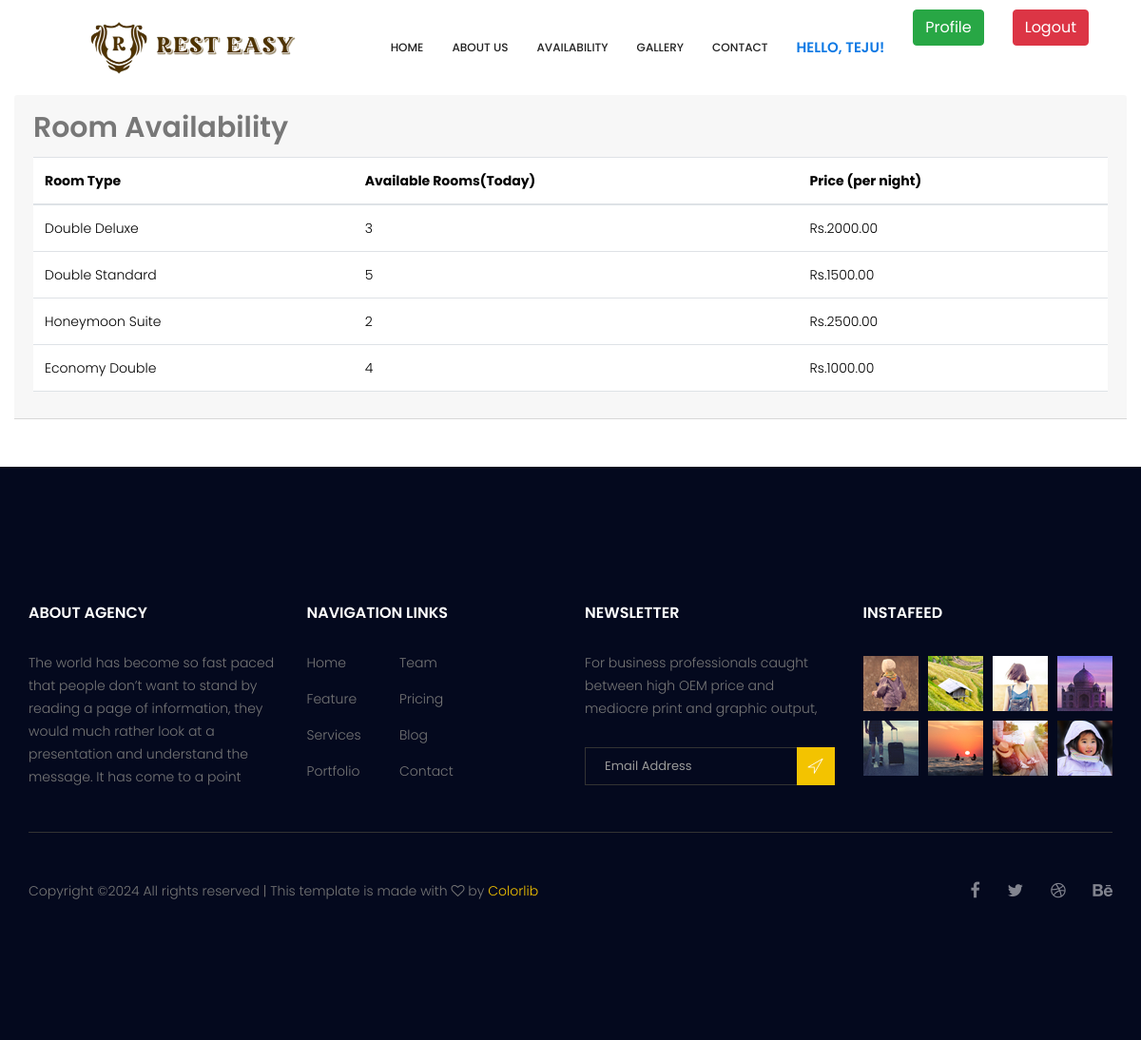
The page /bookings/room_availability/ (signed in) on the database its author committed.
### bookings/models.py (models this page shows, shortened)
class Availability(models.Model):
    room = models.ForeignKey('Room', on_delete=models.CASCADE)
    start_date = models.DateField()
    end_date = models.DateField()
    available_rooms = models.IntegerField()
    price = models.DecimalField(max_digits=10, decimal_places=2)

class Room(models.Model):
    ROOM_TYPES = (
        ('Double Deluxe', 'Double Deluxe Room'),
        ('Double Standard', 'Double Standard Room'),
        ('Honeymoon Suite', 'Honeymoon Suite'),
        ('Economy Double', 'Economy Double'),
    )
    type = models.CharField(max_length=50, choices=ROOM_TYPES)
    price_per_night = models.DecimalField(max_digits=6, decimal_places=2)

### bookings/views.py (the view)
# urls.py: path('room_availability/', views.availability, name='availability'),
def availability(request):
    availability_list = Availability.objects.all()
    return render(request, 'bookings/availability.html', {'availability_list': availability_list})

### bookings/templates/bookings/availability.html
{% extends "base.html" %}
{% block content %}
<div class="container">
    <div class="container-sub">
        <div class="row justify-content-center">
            <div class="card-header">
                <h2>Room Availability</h2>
                {% if availability_list %}
                    <table class="table">
                        <thead>
                            <tr>
                                <th>Room Type</th>
                                <th>Available Rooms(Today)</th>
                                <th>Price (per night)</th>
                            </tr>
                        </thead>
                        <tbody>
                            {% for availability in availability_list %}
                            <tr>
                                <td>{{ availability.room.type }}</td>
                                <td>{{ availability.available_rooms }}</td>
                                <td>Rs.{{ availability.price }}</td>
                            </tr>
                            {% endfor %}
                        </tbody>
                    </table>
                {% else %}
                    <p>No availability data found.</p>
                {% endif %}
            </div>
        </div>
    </div>
</div>
{% endblock %}

### templates/base.html (shortened to what this page needs)
{% load static %}
<!DOCTYPE html>
<html lang="en">
    <head>
        <link rel="stylesheet" href="{% static 'css/bootstrap.css' %}">
        <link rel="stylesheet" href="{% static 'vendors/linericon/style.css' %}">
        <link rel="stylesheet" href="{% static 'css/font-awesome.min.css' %}">
        <link rel="stylesheet" href="{% static 'vendors/owl-carousel/owl.carousel.min.css' %}">
        <link rel="stylesheet" href="{% static 'vendors/bootstrap-datepicker/bootstrap-datetimepicker.min.css' %}">
        <link rel="stylesheet" href="{% static 'vendors/nice-select/css/nice-select.css' %}">
        <link href="https://cdn.jsdelivr.net/npm/bootstrap@5.3.3/dist/css/bootstrap.min.css" rel="stylesheet">
        <link href="https://stackpath.bootstrapcdn.com/bootstrap/4.5.2/css/bootstrap.min.css" rel="stylesheet">
        <link href="https://cdnjs.cloudflare.com/ajax/libs/bootstrap-datepicker/1.9.0/css/bootstrap-datepicker.min.css" rel="stylesheet">
        <link rel="stylesheet" href="{% static 'css/style.css' %}">
        <link rel="stylesheet" href="{% static 'css/responsive.css' %}">
    </head>
    <body>
<header class="header_area">
    <div class="container">
        <nav class="navbar navbar-expand-lg navbar-light" style="height: 100px;">
            <a class="navbar-brand logo_h" href="{% url 'home' %}"><img style="height: 230px;" src="{% static 'image/Logo.png' %}" alt=""></a>
            <div class="collapse navbar-collapse offset" id="navbarSupportedContent">
                <ul class="nav navbar-nav menu_nav ml-auto">
                    <li class="nav-item"><a class="nav-link" href="{% url 'home' %}">Home</a></li>
                    <li class="nav-item"><a class="nav-link" href="{% url 'about_us' %}">About us</a></li>
                    <li class="nav-item"><a class="nav-link" href="{% url 'bookings:availability' %}">Availability</a></li>
                    <li class="nav-item"><a class="nav-link" href="{% url 'gallery' %}">Gallery</a></li>
                    <li class="nav-item"><a class="nav-link" href="{% url 'contact' %}">Contact</a></li>
                    {% if user.is_authenticated %}
                    <li class="nav-item">
                        <a class="nav-link greeting" style="font-size: 15px; color: #0e79e4; font-weight:600;">Hello, {{ user.username }}!</a>
                    </li>
                        <li class="nav-item">
                            <a class="btn btn-success" href="{% url 'profile' %}" style="color: white; display: block; margin-bottom: 5px;">Profile</a>
                        </li>
                        <li class="nav-item">
                            <form method="POST" action="{% url 'logout' %}" style="display: block; margin-bottom: 5px;">
                                <button type="submit" class="btn btn-danger text-white" style="width: 100%;">Logout</button>
                            </form>
                        </li>
                    {% endif %}
                </ul>
            </div>
        </nav>
    </div>
</header>
        {% block content %}{% endblock %}
        <footer class="footer-area section_gap">
            <div class="container">
                <div class="row">
                    <div class="col-lg-3  col-md-6 col-sm-6">
                        <div class="single-footer-widget">
                            <h6 class="footer_title">About Agency</h6>
                            <p>The world has become so fast paced that people don’t want to stand by reading a page of information, they would much rather look at a presentation and understand the message. It has come to a point </p>
                        </div>
                    </div>
                    <div class="col-lg-3 col-md-6 col-sm-6">
                        <div class="single-footer-widget">
                            <h6 class="footer_title">Navigation Links</h6>
                            <div class="row">
                                <div class="col-4">
                                    <ul class="list_style">
                                        <li><a href="#">Home</a></li>
                                        <li><a href="#">Feature</a></li>
                                        <li><a href="#">Services</a></li>
                                        <li><a href="#">Portfolio</a></li>
                                    </ul>
                                </div>
                                <div class="col-4">
                                    <ul class="list_style">
                                        <li><a href="#">Team</a></li>
                                        <li><a href="#">Pricing</a></li>
                                        <li><a href="#">Blog</a></li>
                                        <li><a href="#">Contact</a></li>
                                    </ul>
                                </div>
                            </div>
                        </div>
                    </div>
                    <div class="col-lg-3 col-md-6 col-sm-6">
                        <div class="single-footer-widget">
                            <h6 class="footer_title">Newsletter</h6>
                            <p>For business professionals caught between high OEM price and mediocre print and graphic output, </p>
                            <div id="mc_embed_signup">
                                <form target="_blank" action="https://spondonit.us12.list-manage.com/subscribe/post?u=1462626880ade1ac87bd9c93a&amp;id=92a4423d01" method="get" class="subscribe_form relative">
                                    <div class="input-group d-flex flex-row">
                                        <input name="EMAIL" placeholder="Email Address" onfocus="this.placeholder = ''" onblur="this.placeholder = 'Email Address '" required="" type="email">
                                        <button class="btn sub-btn"><span class="lnr lnr-location"></span></button>
                                    </div>
                                </form>
                            </div>
                        </div>
                    </div>
                    <div class="col-lg-3 col-md-6 col-sm-6">
                        <div class="single-footer-widget instafeed">
                            <h6 class="footer_title">InstaFeed</h6>
                            <ul class="list_style instafeed d-flex flex-wrap">
                                <li><img src="{% static 'image/instagram/Image-01.jpg' %}" alt=""></li>
                                <li><img src="{% static 'image/instagram/Image-02.jpg' %}" alt=""></li>
                                <li><img src="{% static 'image/instagram/Image-03.jpg' %}" alt=""></li>
                                <li><img src="{% static 'image/instagram/Image-04.jpg' %}" alt=""></li>
                                <li><img src="{% static 'image/instagram/Image-05.jpg' %}" alt=""></li>
                                <li><img src="{% static 'image/instagram/Image-06.jpg' %}" alt=""></li>
                                <li><img src="{% static 'image/instagram/Image-07.jpg' %}" alt=""></li>
                                <li><img src="{% static 'image/instagram/Image-08.jpg' %}" alt=""></li>
                            </ul>
                        </div>
                    </div>
                </div>
                <div class="border_line"></div>
                <div class="row footer-bottom d-flex justify-content-between align-items-center">
                    <p class="col-lg-8 col-sm-12 footer-text m-0">
                        Copyright &copy;<script>document.write(new Date().getFullYear());</script> All rights reserved | This template is made with
                        <i class="fa fa-heart-o" aria-hidden="true"></i> by <a href="https://colorlib.com" target="_blank">Colorlib</a>
                    </p>
                    <div class="col-lg-4 col-sm-12 footer-social">
                        <a href="#"><i class="fa fa-facebook"></i></a>
                        <a href="#"><i class="fa fa-twitter"></i></a>
                        <a href="#"><i class="fa fa-dribbble"></i></a>
                        <a href="#"><i class="fa fa-behance"></i></a>
                    </div>
                </div>
            </div>
        </footer>
    </body>
</html>

### static/css/style.css (style rules this page uses)
.list_style { list-style: none; margin: 0px; padding: 0px; }
a { text-decoration: none; -webkit-transition: all 0.3s ease-in-out; -o-transition: all 0.3s ease-in-out; transition: all 0.3s ease-in-out; }
body { line-height: 24px; font-size: 14px; font-family: "Poppins", sans-serif; font-weight: 300; color: #777777; }
h1, h2, h3, h4, h5, h6 { font-family: "Poppins", sans-serif; font-weight: 600; }
@media (min-width: 1200px) { .container { max-width: 1170px; } }
.section_gap { padding: 120px 0; }
.header_area { position: absolute; top: 0; left: 0; width: 100%; z-index: 20; }
.navbar { padding: 0px; border: 0px; border-radius: 0px; }
.navbar { background: #fff; padding: 0px 25px; }
.navbar .logo_h { padding-top: 0px; }
.navbar .menu_nav .nav-item .nav-link { font: 500 12px/80px "Poppins", sans-serif; color: #222222; text-transform: uppercase; padding: 0px; }
.navbar .menu_nav .nav-item .nav-link:after { display: none; }
.navbar .menu_nav .nav-item + li { margin-left: 30px; }
h2 { font-size: 30px; }
h6 { font-size: 14px; }
h1, h2, h3, h4, h5, h6 { line-height: 1.5em; }
.footer-area { background: #04091e; padding: 142px 0px; }
.single-footer-widget ul li a { line-height: 25px; display: inline-block; color: #777; -webkit-transition: all 0.3s linear; -o-transition: all 0.3s linear; transition: all 0.3s linear; margin-bottom: 13px; }
.single-footer-widget .instafeed { margin-left: -5px; margin-right: -5px; }
.single-footer-widget .instafeed li { margin: 5px; }
.single-footer-widget .subscribe_form { padding-top: 13px; }
.single-footer-widget .input-group { display: block !important; }
.single-footer-widget input { width: 100%; border: 1px solid #333333; font-size: 13px; line-height: 30px; padding-right: 40px; height: 40px; color: #999999; background: transparent; padding-left: 20px; }
.single-footer-widget .sub-btn { background: #f3c300; color: #fff; font-weight: 300; border-radius: 0; line-height: 34px; padding: 4px 11px 0px; cursor: pointer; position: absolute; right: 0px; top: 0px; }
.footer_title { font-size: 16px; line-height: 24px; font-weight: 600; color: #fff; text-transform: uppercase; margin-bottom: 28px; }
.border_line { width: 100%; height: 1px; background: #333333; margin-top: 30px; }
.footer-bottom { padding-top: 46px; }
.footer-bottom .footer-text a { color: #f3c300; }
.footer-bottom .footer-social { text-align: right; }
.footer-bottom .footer-social a { font-size: 18px; line-height: 30px; color: #82848f; margin-left: 25px; -webkit-transition: all 0.3s linear; -o-transition: all 0.3s linear; transition: all 0.3s linear; }

### templates/base.html (style rules this page uses)
.greeting { display: inline-block; animation: slide-in 1s ease-out; font-weight: bold; color: #4CAF50; font-size: 16px; }
.container-sub { padding-top: 100px; padding-bottom: 50px; }

### rows shown on the page
Availability: room.type "Double Deluxe", available_rooms "3", price "2000.00"
Availability: room.type "Double Standard", available_rooms "5", price "1500.00"
Availability: room.type "Honeymoon Suite", available_rooms "2", price "2500.00"
Availability: room.type "Economy Double", available_rooms "4", price "1000.00"

### other values the page prints
{{ user.username }} "TEJU"
